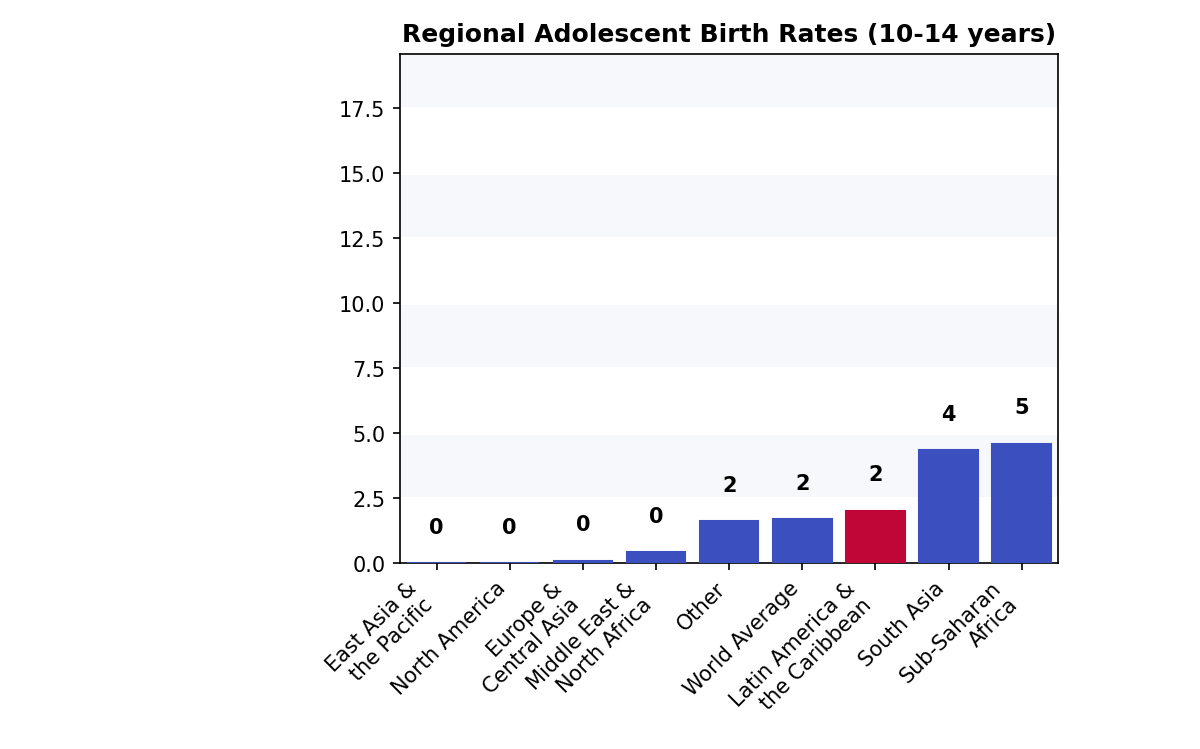

Source code (Python):
import matplotlib.pyplot as plt
import numpy as np
import pandas as pd

# Load CSV data from GitHub
url = "https://raw.githubusercontent.com/hildahanyuwang/ECLAC/main/Adolescent%20birth%20rate%20(per%201000%20women).csv"
df = pd.read_csv(url)
print("Columns in the CSV:", df.columns.tolist())

# Filter rows for 10-14 years and convert values to numeric
df = df[df["Dim2"] == "10-14 years"]
df["First Tooltip"] = pd.to_numeric(df["First Tooltip"], errors="coerce")
df = df.dropna(subset=["First Tooltip"])

# Map countries
region_mapping = {
    # North America
    "Canada": "North America",
    "USA": "North America",
    # Europe & Central Asia
    "France": "Europe & Central Asia",
    "Germany": "Europe & Central Asia",
    "United Kingdom": "Europe & Central Asia",
    # East Asia & the Pacific
    "China": "East Asia & the Pacific",
    "Japan": "East Asia & the Pacific",
    "South Korea": "East Asia & the Pacific",
    # South Asia
    "India": "South Asia",
    "Pakistan": "South Asia",
    "Bangladesh": "South Asia",
    # Middle East & North Africa
    "Egypt": "Middle East & North Africa",
    "Saudi Arabia": "Middle East & North Africa",
    # Latin America & the Caribbean
    "Argentina": "Latin America & the Caribbean",
    "Barbados": "Latin America & the Caribbean",
    "Belize": "Latin America & the Caribbean",
    "Bolivia": "Latin America & the Caribbean",
    "Colombia": "Latin America & the Caribbean",
    "Costa Rica": "Latin America & the Caribbean",
    "Cuba": "Latin America & the Caribbean",
    "Dominican Republic": "Latin America & the Caribbean",
    "Ecuador": "Latin America & the Caribbean",
    "El Salvador": "Latin America & the Caribbean",
    "Guatemala": "Latin America & the Caribbean",
    "Guyana": "Latin America & the Caribbean",
    "Haiti": "Latin America & the Caribbean",
    "Honduras": "Latin America & the Caribbean",
    "Jamaica": "Latin America & the Caribbean",
    "Mexico": "Latin America & the Caribbean",
    "Paraguay": "Latin America & the Caribbean",
    "Peru": "Latin America & the Caribbean",
    "Saint Lucia": "Latin America & the Caribbean",
    "Suriname": "Latin America & the Caribbean",
    "Trinidad and Tobago": "Latin America & the Caribbean",
    # Sub-Saharan Africa
    "Nigeria": "Sub-Saharan Africa",
    "South Africa": "Sub-Saharan Africa",
    "Kenya": "Sub-Saharan Africa",
    "Ghana": "Sub-Saharan Africa"
}
df["Region"] = df["Location"].map(region_mapping).fillna("Other")


grouped = df.groupby("Region", as_index=False)["First Tooltip"].mean()

global_avg = df["First Tooltip"].mean()
world_avg_df = pd.DataFrame({'Region': ['World Average'], "First Tooltip": [global_avg]})
grouped = pd.concat([grouped, world_avg_df], ignore_index=True)

grouped = grouped.dropna(subset=["First Tooltip"])
grouped = grouped.sort_values("First Tooltip")
labels = grouped["Region"].tolist()
values = grouped["First Tooltip"].tolist()

# Function to split long region names into two lines
def split_label(label):
    if label == "Latin America & the Caribbean":
        return "Latin America &\nthe Caribbean"
    elif label == "East Asia & the Pacific":
        return "East Asia &\nthe Pacific"
    elif label == "Middle East & North Africa":
        return "Middle East &\nNorth Africa"
    elif label == "Sub-Saharan Africa":
        return "Sub-Saharan\nAfrica"
    elif label == "Europe & Central Asia":
        return "Europe &\nCentral Asia"
    else:
        return label

split_labels = [split_label(lab) for lab in labels]

fig, ax = plt.subplots(figsize=(8, 5), dpi=150)
bars = ax.bar(range(len(labels)), values, zorder=3)

for i, bar in enumerate(bars):
    region = labels[i]
    if region == "Latin America & the Caribbean":
        bar.set_color("#bf0637")
    else:
        bar.set_color("#3b4fbf")
    ax.text(bar.get_x() + bar.get_width() / 2, bar.get_height() + 1,
            f"{int(round(bar.get_height()))}", ha="center", va="bottom",
            color="black", fontweight="bold", fontsize=10)

ax.set_title("Regional Adolescent Birth Rates (10-14 years)", fontsize=12, fontweight="bold")
ax.set_xticks(range(len(labels)))
ax.set_xticklabels(split_labels, rotation=45, ha="right")
ax.set_xlim(-0.5, len(labels)-0.5)
ax.set_ylim(0, max(values) + 15)
ax.grid(axis="y", linestyle="-", linewidth=1.5, color="#ffffff", zorder=1)

yticks = ax.get_yticks()
for i in range(len(yticks) - 1):
    if i % 2 == 1:
        ax.axhspan(yticks[i], yticks[i+1], facecolor="#f6f8fb")

plt.tight_layout()
plt.show()
